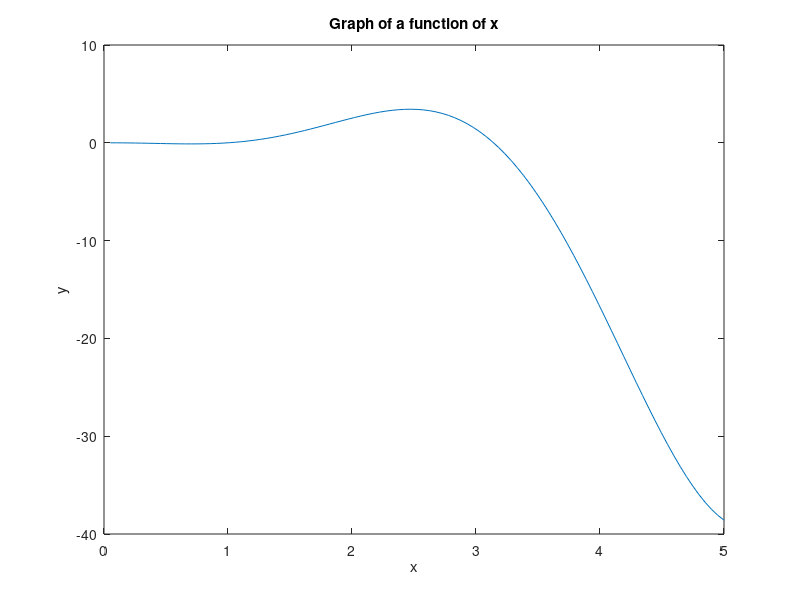

Recreate this plot in MATLAB.
clear all
close all
clc

a = 0;
b = 5;
N = 100;
x = linspace(a, b, N);
f = x .* x .* log(x) .* sin(x);
figure;
plot(x,f)
title('Graph of a function of x')
xlabel('x')
ylabel('y')
